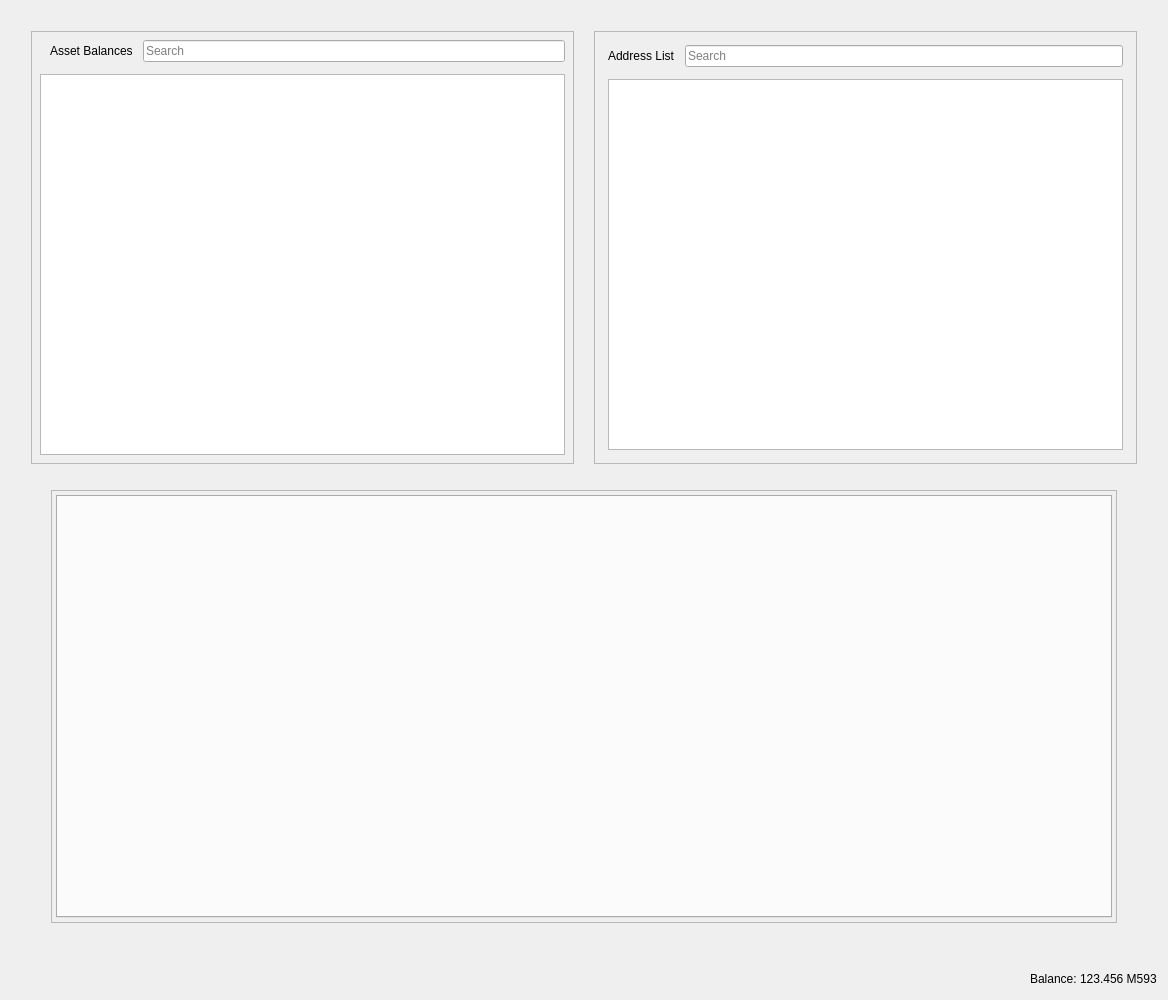
<?xml version="1.0" encoding="UTF-8"?>
<ui version="4.0">
 <class>RestrictedAssetsDialog</class>
 <widget class="QDialog" name="RestrictedAssetsDialog">
  <property name="geometry">
   <rect>
    <x>0</x>
    <y>0</y>
    <width>1168</width>
    <height>1000</height>
   </rect>
  </property>
  <property name="windowTitle">
   <string>Send Coins</string>
  </property>
  <layout class="QVBoxLayout" name="verticalLayout">
   <item>
    <layout class="QHBoxLayout" name="horizontalLayout">
     <property name="spacing">
      <number>20</number>
     </property>
     <property name="leftMargin">
      <number>20</number>
     </property>
     <property name="topMargin">
      <number>20</number>
     </property>
     <property name="rightMargin">
      <number>20</number>
     </property>
     <property name="bottomMargin">
      <number>20</number>
     </property>
     <item>
      <widget class="QFrame" name="frameAssetBalance">
       <property name="frameShape">
        <enum>QFrame::StyledPanel</enum>
       </property>
       <property name="frameShadow">
        <enum>QFrame::Raised</enum>
       </property>
       <layout class="QVBoxLayout" name="verticalLayout_7">
        <property name="spacing">
         <number>12</number>
        </property>
        <property name="leftMargin">
         <number>4</number>
        </property>
        <property name="topMargin">
         <number>4</number>
        </property>
        <property name="rightMargin">
         <number>4</number>
        </property>
        <property name="bottomMargin">
         <number>4</number>
        </property>
        <item>
         <layout class="QVBoxLayout" name="verticalLayout_4">
          <property name="spacing">
           <number>12</number>
          </property>
          <property name="leftMargin">
           <number>4</number>
          </property>
          <property name="topMargin">
           <number>4</number>
          </property>
          <property name="rightMargin">
           <number>4</number>
          </property>
          <property name="bottomMargin">
           <number>4</number>
          </property>
          <item>
           <layout class="QHBoxLayout" name="horizontalLayout_8">
            <property name="spacing">
             <number>10</number>
            </property>
            <property name="leftMargin">
             <number>10</number>
            </property>
            <item>
             <widget class="QLabel" name="labelAssetBalance">
              <property name="text">
               <string>Asset Balances</string>
              </property>
             </widget>
            </item>
            <item>
             <widget class="QLineEdit" name="lineEditAssetSearch">
              <property name="placeholderText">
               <string>Search</string>
              </property>
             </widget>
            </item>
           </layout>
          </item>
          <item>
           <widget class="QTableView" name="listAssets"/>
          </item>
         </layout>
        </item>
       </layout>
      </widget>
     </item>
     <item>
      <widget class="QFrame" name="frameAddressList">
       <property name="frameShape">
        <enum>QFrame::StyledPanel</enum>
       </property>
       <property name="frameShadow">
        <enum>QFrame::Raised</enum>
       </property>
       <layout class="QVBoxLayout" name="verticalLayout_10">
        <property name="spacing">
         <number>12</number>
        </property>
        <item>
         <layout class="QVBoxLayout" name="verticalLayout_9">
          <property name="spacing">
           <number>12</number>
          </property>
          <property name="leftMargin">
           <number>4</number>
          </property>
          <property name="topMargin">
           <number>4</number>
          </property>
          <property name="rightMargin">
           <number>4</number>
          </property>
          <property name="bottomMargin">
           <number>4</number>
          </property>
          <item>
           <layout class="QHBoxLayout" name="horizontalLayout_9">
            <property name="spacing">
             <number>10</number>
            </property>
            <property name="leftMargin">
             <number>0</number>
            </property>
            <property name="topMargin">
             <number>0</number>
            </property>
            <property name="rightMargin">
             <number>0</number>
            </property>
            <property name="bottomMargin">
             <number>0</number>
            </property>
            <item>
             <widget class="QLabel" name="labelAddressList">
              <property name="text">
               <string>Address List</string>
              </property>
             </widget>
            </item>
            <item>
             <widget class="QLineEdit" name="lineEditAddressSearch">
              <property name="placeholderText">
               <string>Search</string>
              </property>
             </widget>
            </item>
           </layout>
          </item>
          <item>
           <widget class="QTableView" name="myAddressList"/>
          </item>
         </layout>
        </item>
       </layout>
      </widget>
     </item>
    </layout>
   </item>
   <item>
    <layout class="QHBoxLayout" name="horizontalLayout_4">
     <property name="spacing">
      <number>34</number>
     </property>
     <property name="leftMargin">
      <number>40</number>
     </property>
     <property name="topMargin">
      <number>0</number>
     </property>
     <property name="rightMargin">
      <number>40</number>
     </property>
     <property name="bottomMargin">
      <number>40</number>
     </property>
     <item>
      <widget class="QFrame" name="tabFrame">
       <property name="frameShape">
        <enum>QFrame::StyledPanel</enum>
       </property>
       <property name="frameShadow">
        <enum>QFrame::Raised</enum>
       </property>
       <layout class="QVBoxLayout" name="verticalLayout_8">
        <property name="spacing">
         <number>12</number>
        </property>
        <property name="leftMargin">
         <number>4</number>
        </property>
        <property name="topMargin">
         <number>4</number>
        </property>
        <property name="rightMargin">
         <number>4</number>
        </property>
        <property name="bottomMargin">
         <number>4</number>
        </property>
        <item>
         <widget class="QTabWidget" name="tabWidget">
          <property name="tabPosition">
           <enum>QTabWidget::North</enum>
          </property>
          <property name="tabShape">
           <enum>QTabWidget::Rounded</enum>
          </property>
          <property name="currentIndex">
           <number>-1</number>
          </property>
          <property name="elideMode">
           <enum>Qt::ElideNone</enum>
          </property>
         </widget>
        </item>
       </layout>
      </widget>
     </item>
    </layout>
   </item>
   <item>
    <layout class="QHBoxLayout" name="horizontalLayout_2">
     <property name="spacing">
      <number>3</number>
     </property>
     <item>
      <spacer name="horizontalSpacer">
       <property name="orientation">
        <enum>Qt::Horizontal</enum>
       </property>
       <property name="sizeHint" stdset="0">
        <size>
         <width>40</width>
         <height>20</height>
        </size>
       </property>
      </spacer>
     </item>
     <item alignment="Qt::AlignRight">
      <widget class="QLabel" name="label">
       <property name="sizePolicy">
        <sizepolicy hsizetype="Preferred" vsizetype="Fixed">
         <horstretch>0</horstretch>
         <verstretch>0</verstretch>
        </sizepolicy>
       </property>
       <property name="text">
        <string>Balance:</string>
       </property>
      </widget>
     </item>
     <item alignment="Qt::AlignRight">
      <widget class="QLabel" name="labelBalance">
       <property name="sizePolicy">
        <sizepolicy hsizetype="Preferred" vsizetype="Fixed">
         <horstretch>0</horstretch>
         <verstretch>0</verstretch>
        </sizepolicy>
       </property>
       <property name="cursor">
        <cursorShape>IBeamCursor</cursorShape>
       </property>
       <property name="text">
        <string notr="true">123.456 M593</string>
       </property>
       <property name="textInteractionFlags">
        <set>Qt::LinksAccessibleByMouse|Qt::TextSelectableByKeyboard|Qt::TextSelectableByMouse</set>
       </property>
      </widget>
     </item>
    </layout>
   </item>
  </layout>
 </widget>
 <resources>
  <include location="../raven.qrc"/>
 </resources>
 <connections/>
</ui>
